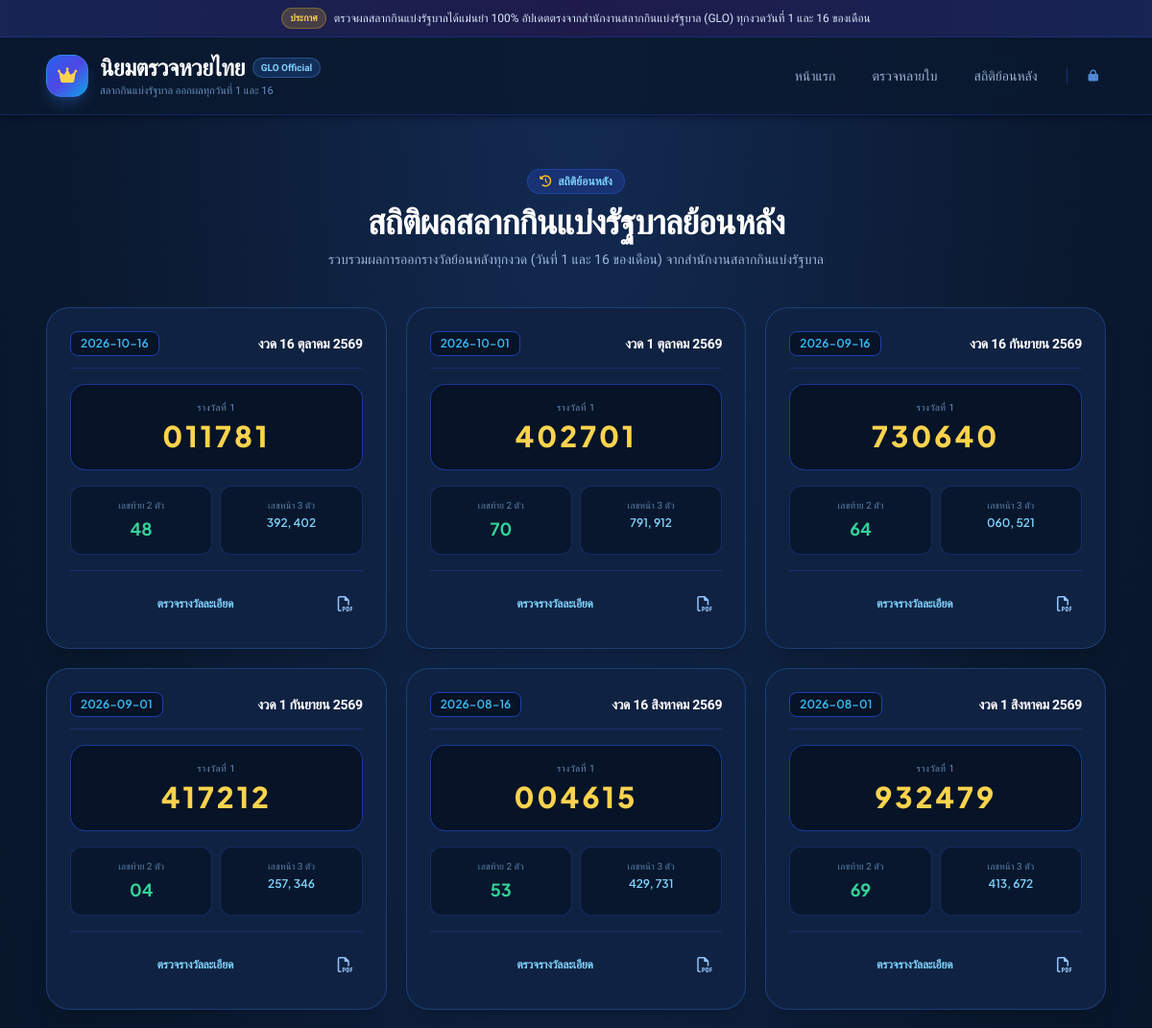
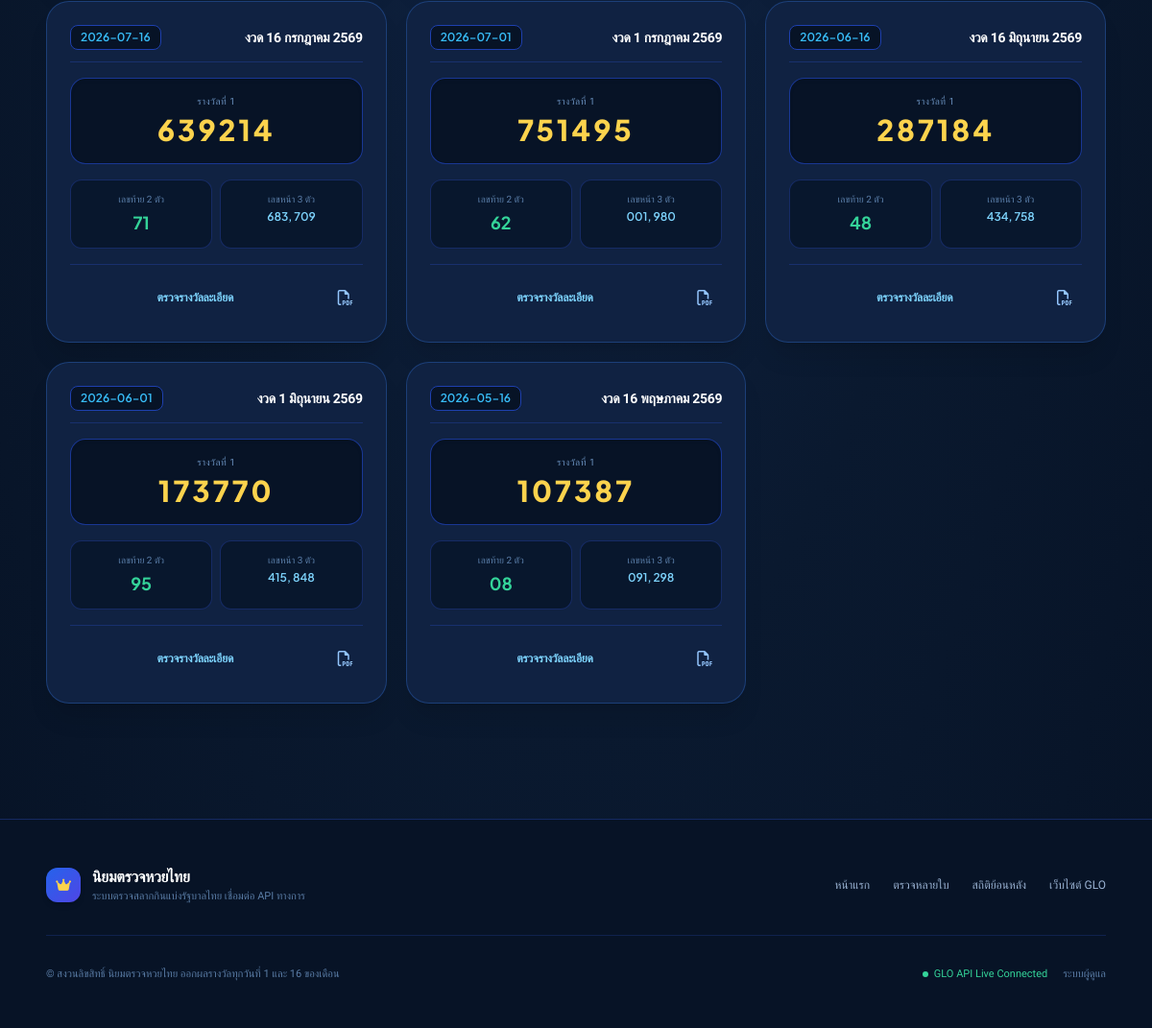
The app's page /history with its own data (2 pictures, top to bottom).
### tables this page shows
CREATE TABLE site_settings (
            key TEXT PRIMARY KEY,
            value TEXT,
            updated_at TIMESTAMP DEFAULT CURRENT_TIMESTAMP
        );

CREATE TABLE lottery_draws (
            draw_date TEXT PRIMARY KEY,
            draw_date_thai TEXT,
            youtube_url TEXT,
            pdf_url TEXT,
            status INTEGER DEFAULT 1,
            first_prize TEXT,
            first_price REAL DEFAULT 6000000.0,
            near1_json TEXT,
            second_json TEXT,
            third_json TEXT,
            fourth_json TEXT,
            fifth_json TEXT,
            last2 TEXT,
            last3f_json TEXT,
            last3b_json TEXT,
            raw_data_json TEXT,
            created_at TIMESTAMP DEFAULT CURRENT_TIMESTAMP,
            updated_at TIMESTAMP DEFAULT CURRENT_TIMESTAMP
        );

### app.py (the view)
@app.route('/history')
def history():
    dates = get_all_draw_dates()
    draws = []
    for d in dates:
        row = get_draw_by_date(d['draw_date'])
        if row:
            draws.append(row)
    return render_template('history.html', draws=draws)

### app.py (called while the page is built)
@app.context_processor
def inject_global_data():
    return {
        'csrf_token': generate_csrf_token,
        'settings': get_settings(),
        'all_dates': get_all_draw_dates()
    }

@app.after_request
def add_security_headers(response):
    return apply_security_headers(response)

### database.py (called while the page is built)
def get_db_connection():
    conn = sqlite3.connect(Config.DATABASE_PATH)
    conn.row_factory = sqlite3.Row
    return conn

def get_draw_by_date(date_str):
    conn = get_db_connection()
    cursor = conn.cursor()
    cursor.execute('SELECT * FROM lottery_draws WHERE draw_date = ?', (date_str,))
    row = cursor.fetchone()
    conn.close()
    if row:
        return parse_draw_row(dict(row))
    return None

def get_all_draw_dates():
    conn = get_db_connection()
    cursor = conn.cursor()
    cursor.execute('SELECT draw_date, draw_date_thai FROM lottery_draws ORDER BY draw_date DESC')
    rows = cursor.fetchall()
    conn.close()
    return [dict(r) for r in rows]

def parse_draw_row(d):
    for field in ['near1_json', 'second_json', 'third_json', 'fourth_json', 'fifth_json', 'last3f_json', 'last3b_json']:
        key = field.replace('_json', '')
        raw = d.get(field)
        d[key] = json.loads(raw) if raw else []
    return d

def get_settings():
    conn = get_db_connection()
    cursor = conn.cursor()
    cursor.execute('SELECT key, value FROM site_settings')
    rows = cursor.fetchall()
    conn.close()
    return {r['key']: r['value'] for r in rows}

### security.py (called while the page is built)
def generate_csrf_token():
    if '_csrf_token' not in session:
        session['_csrf_token'] = secrets.token_hex(32)
    return session['_csrf_token']

### templates/history.html (shortened to what this page needs)
{% extends 'base.html' %}
{% block content %}
<div class="max-w-6xl mx-auto px-4 sm:px-6 py-10">
    <div class="text-center mb-10">
        <span class="inline-block px-3 py-1 rounded-full bg-blue-900/60 text-sky-300 border border-blue-600/40 text-xs font-semibold mb-2.5">
            <i class="fa-solid fa-clock-rotate-left text-amber-400 mr-1"></i> สถิติย้อนหลัง
        </span>
        <h1 class="text-3xl sm:text-4xl font-extrabold font-heading text-white tracking-tight">
            สถิติผลสลากกินแบ่งรัฐบาลย้อนหลัง
        </h1>
        <p class="text-blue-200/80 text-xs sm:text-sm mt-2">
            รวบรวมผลการออกรางวัลย้อนหลังทุกงวด (วันที่ 1 และ 16 ของเดือน) จากสำนักงานสลากกินแบ่งรัฐบาล
        </p>
    </div>
    {% if draws %}
    <div class="grid grid-cols-1 md:grid-cols-2 lg:grid-cols-3 gap-5">
        {% for d in draws %}
        <div class="bg-[#102242] rounded-3xl p-6 border border-blue-500/30 shadow-xl hover:border-sky-400/60 transition-all flex flex-col justify-between">
            <div>
                <div class="flex items-center justify-between mb-4 pb-3 border-b border-blue-900/60">
                    <span class="text-xs font-mono text-sky-400 font-semibold bg-[#071326] px-2.5 py-1 rounded-lg border border-blue-800">
                        {{ d.draw_date }}
                    </span>
                    <h3 class="text-sm font-bold font-heading text-white">
                        งวด {{ d.draw_date_thai }}
                    </h3>
                </div>
                <div class="bg-[#071326] rounded-2xl p-4 border border-blue-800/80 mb-4 text-center shadow-inner">
                    <span class="text-[10px] uppercase tracking-wider text-blue-300/70 block mb-1">รางวัลที่ 1</span>
                    <span class="text-3xl font-black font-mono tracking-widest text-amber-300">
                        {{ d.first_prize }}
                    </span>
                </div>
                <div class="grid grid-cols-2 gap-2 text-center text-xs mb-4">
                    <div class="bg-[#071326]/70 p-3 rounded-xl border border-blue-900/60">
                        <span class="text-blue-300/60 block text-[10px] mb-0.5">เลขท้าย 2 ตัว</span>
                        <strong class="text-emerald-400 font-mono text-lg font-bold">{{ d.last2 or '--' }}</strong>
                    </div>
                    <div class="bg-[#071326]/70 p-3 rounded-xl border border-blue-900/60">
                        <span class="text-blue-300/60 block text-[10px] mb-0.5">เลขหน้า 3 ตัว</span>
                        <strong class="text-sky-300 font-mono text-xs font-semibold">
                            {{ d.last3f | join(', ') if d.last3f else '--' }}
                        </strong>
                    </div>
                </div>
            </div>
            <div class="pt-3 border-t border-blue-900/60 flex items-center justify-between gap-2 text-xs">
                <a href="{{ url_for('view_draw', date_str=d.draw_date) }}" class="flex-1 py-2.5 text-center font-bold font-heading text-sky-300 hover:text-white hover:bg-blue-900/60 rounded-xl transition">
                    ตรวจรางวัลละเอียด
                </a>
                {% if d.pdf_url %}
                <a href="{{ d.pdf_url }}" target="_blank" rel="noopener" class="p-2.5 text-blue-300 hover:text-rose-400 hover:bg-blue-900/60 rounded-xl transition" title="ดาวน์โหลด PDF เรียงเบอร์">
                    <i class="fa-regular fa-file-pdf text-base"></i>
                </a>
                {% endif %}
            </div>
        </div>
        {% endfor %}
    </div>
    {% endif %}
</div>
{% endblock %}

### templates/base.html (shortened to what this page needs)
<!DOCTYPE html>
<html lang="th" class="dark">
<head>
    <link rel="stylesheet" href="https://cdnjs.cloudflare.com/ajax/libs/font-awesome/6.5.1/css/all.min.css">
    <script src="https://cdn.tailwindcss.com"></script>
</head>
<body class="min-h-screen flex flex-col bg-[#0a192f] text-slate-100 selection:bg-sky-400 selection:text-slate-950">
    {% if settings.announcement_active == '1' and settings.announcement_text %}
    <div class="bg-gradient-to-r from-blue-950 via-indigo-950 to-blue-950 text-blue-200 text-xs py-2 px-4 text-center font-normal flex items-center justify-center gap-2 border-b border-blue-900/60 shadow-sm">
        <span class="inline-flex items-center px-2 py-0.5 rounded-full text-[10px] font-semibold bg-amber-400/20 text-amber-300 border border-amber-400/30">
            ประกาศ
        </span>
        <span class="text-blue-100">{{ settings.announcement_text }}</span>
    </div>
    {% endif %}
    <header class="bg-[#0a192f]/85 backdrop-blur-md border-b border-blue-900/50 sticky top-0 z-50 shadow-md shadow-slate-950/30">
        <div class="max-w-6xl mx-auto px-4 sm:px-6">
            <div class="flex items-center justify-between h-20">
                <a href="{{ url_for('index') }}" class="flex items-center gap-3 group">
                    <div class="w-11 h-11 rounded-2xl bg-gradient-to-br from-blue-600 via-indigo-600 to-sky-500 text-white flex items-center justify-center text-lg font-black shadow-lg shadow-blue-500/25 group-hover:scale-105 transition-transform border border-sky-400/30">
                        <i class="fa-solid fa-crown text-amber-300"></i>
                    </div>
                    <div>
                        <div class="flex items-center gap-2">
                            <span class="text-xl sm:text-2xl font-black tracking-tight text-white font-heading group-hover:text-sky-300 transition-colors">
                                นิยมตรวจหวยไทย
                            </span>
                            <span class="text-[10px] font-bold px-2 py-0.5 rounded-full bg-blue-500/20 text-sky-300 border border-blue-400/30 hidden sm:inline-block">
                                GLO Official
                            </span>
                        </div>
                        <p class="text-[11px] text-blue-300/70 hidden sm:block">สลากกินแบ่งรัฐบาล ออกผลทุกวันที่ 1 และ 16</p>
                    </div>
                </a>
                <nav class="hidden md:flex items-center gap-1.5 text-sm font-medium text-blue-200/80">
                    <a href="{{ url_for('index') }}" class="px-4 py-2 rounded-xl hover:text-white hover:bg-blue-900/40 transition-colors">
                        หน้าแรก
                    </a>
                    <a href="{{ url_for('check_multiple') }}" class="px-4 py-2 rounded-xl hover:text-white hover:bg-blue-900/40 transition-colors">
                        ตรวจหลายใบ
                    </a>
                    <a href="{{ url_for('history') }}" class="px-4 py-2 rounded-xl hover:text-white hover:bg-blue-900/40 transition-colors">
                        สถิติย้อนหลัง
                    </a>
                    {% if session.is_admin %}
                    <a href="{{ url_for('admin_dashboard') }}" class="px-3.5 py-1.5 rounded-xl bg-blue-800/60 text-sky-300 border border-blue-700/60 text-xs font-semibold hover:bg-blue-700 transition flex items-center gap-1.5">
                        <i class="fa-solid fa-gear text-amber-300"></i> แผงควบคุม
                    </a>
                    <a href="{{ url_for('admin_logout') }}" class="p-2 text-blue-300 hover:text-rose-400 transition text-xs" title="ออกจากระบบ">
                        <i class="fa-solid fa-arrow-right-from-bracket"></i>
                    </a>
                    {% else %}
                    <a href="{{ url_for('admin_login') }}" class="p-2 text-blue-400/80 hover:text-white transition text-xs" title="เข้าสู่ระบบผู้ดูแล">
                        <i class="fa-solid fa-lock"></i>
                    </a>
                    {% endif %}
                </nav>
            </div>
        </div>
    </header>
    <main class="flex-grow">
        {% block content %}{% endblock %}
    </main>
    <footer class="border-t border-blue-900/60 bg-[#071326] py-12 mt-20 text-xs text-blue-300/70">
        <div class="max-w-6xl mx-auto px-4 sm:px-6">
            <div class="flex flex-col md:flex-row items-center justify-between gap-6 pb-8 border-b border-blue-900/40">
                <div class="flex items-center gap-3">
                    <div class="w-9 h-9 rounded-xl bg-gradient-to-br from-blue-600 to-indigo-600 text-white flex items-center justify-center text-sm font-bold shadow-md">
                        <i class="fa-solid fa-crown text-amber-300"></i>
                    </div>
                    <div>
                        <span class="font-bold text-white text-base font-heading">นิยมตรวจหวยไทย</span>
                        <p class="text-blue-300/60 text-[11px]">ระบบตรวจสลากกินแบ่งรัฐบาลไทย เชื่อมต่อ API ทางการ</p>
                    </div>
                </div>
                <div class="flex items-center gap-6 text-blue-200/80 font-medium">
                    <a href="{{ url_for('index') }}" class="hover:text-white transition">หน้าแรก</a>
                    <a href="{{ url_for('check_multiple') }}" class="hover:text-white transition">ตรวจหลายใบ</a>
                    <a href="{{ url_for('history') }}" class="hover:text-white transition">สถิติย้อนหลัง</a>
                    <a href="https://www.glo.or.th" target="_blank" rel="noopener" class="hover:text-white transition">เว็บไซต์ GLO</a>
                </div>
            </div>
            <div class="pt-8 flex flex-col sm:flex-row items-center justify-between gap-4 text-[11px] text-blue-300/60">
                <p>© สงวนลิขสิทธิ์ นิยมตรวจหวยไทย ออกผลรางวัลทุกวันที่ 1 และ 16 ของเดือน</p>
                <div class="flex items-center gap-4">
                    <span class="inline-flex items-center gap-1.5 text-emerald-400">
                        <span class="w-1.5 h-1.5 rounded-full bg-emerald-400 animate-pulse"></span>
                        GLO API Live Connected
                    </span>
                    <a href="{{ url_for('admin_login') }}" class="hover:text-blue-200 transition">
                        ระบบผู้ดูแล
                    </a>
                </div>
            </div>
        </div>
    </footer>
</body>
</html>

### templates/base.html (style rules this page uses)
* { -webkit-font-smoothing: antialiased; -moz-osx-font-smoothing: grayscale; }
body { font-family: 'Prompt', sans-serif; background-color: #0a192f; background-image: radial-gradient(ellipse at top center, #132a52 0%, #0a192f 60%, #071326 100%); background-attachment: fixed; color: #f1f5f9; }
h1, h2, h3, h4, h5, h6, .font-heading { font-family: 'Prompt', sans-serif; letter-spacing: -0.02em; }

### records on screen
site_settings: announcement_text "ตรวจผลสลากกินแบ่งรัฐบาลได้แม่นยำ 100% อัปเดตตรงจากสำนักงานสลากกินแบ่งรัฐบาล (GLO) ทุกงวดวันที่ 1 และ 16 ของเดือน"
lottery_draws: draw_date "2026-10-16", draw_date_thai "16 ตุลาคม 2569", first_prize "011781", last2 "48", last3f "392, 402"
lottery_draws: draw_date "2026-10-01", draw_date_thai "1 ตุลาคม 2569", first_prize "402701", last2 "70", last3f "791, 912"
lottery_draws: draw_date "2026-09-16", draw_date_thai "16 กันยายน 2569", first_prize "730640", last2 "64", last3f "060, 521"
lottery_draws: draw_date "2026-09-01", draw_date_thai "1 กันยายน 2569", first_prize "417212", last2 "04", last3f "257, 346"
lottery_draws: draw_date "2026-08-16", draw_date_thai "16 สิงหาคม 2569", first_prize "004615", last2 "53", last3f "429, 731"
lottery_draws: draw_date "2026-08-01", draw_date_thai "1 สิงหาคม 2569", first_prize "932479", last2 "69", last3f "413, 672"
lottery_draws: draw_date "2026-07-16", draw_date_thai "16 กรกฎาคม 2569", first_prize "639214", last2 "71", last3f "683, 709"
lottery_draws: draw_date "2026-07-01", draw_date_thai "1 กรกฎาคม 2569", first_prize "751495", last2 "62", last3f "001, 980"
lottery_draws: draw_date "2026-06-16", draw_date_thai "16 มิถุนายน 2569", first_prize "287184", last2 "48", last3f "434, 758"
lottery_draws: draw_date "2026-06-01", draw_date_thai "1 มิถุนายน 2569", first_prize "173770", last2 "95", last3f "415, 848"
lottery_draws: draw_date "2026-05-16", draw_date_thai "16 พฤษภาคม 2569", first_prize "107387", last2 "08", last3f "091, 298"
